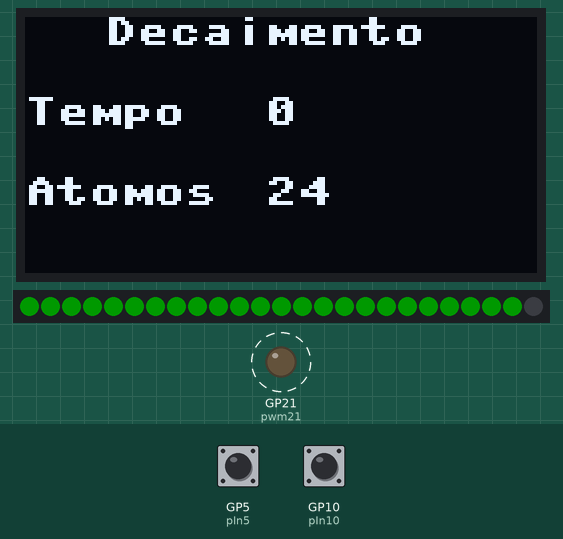
This program was run on a simulated Raspberry Pi Pico running MicroPython. Shown: 128×64 one-colour display, 25 RGB LEDs in strip order, left to right, output pins drawn as LEDs (lit = HIGH). Dashed ring = blinking. The inputs (shaded band) are chosen by the test bench; at power-on: GP5 (pIn5) HIGH, GP10 (pIn10) HIGH. Dim RGB values are drawn brighter than linear; library files of the repository ran but are not shown: ssd1306.py.

Above: at 0.91 s.
1.4 s: GP5 (pIn5) pulled LOW for 0.15 s
At 1.67 s:
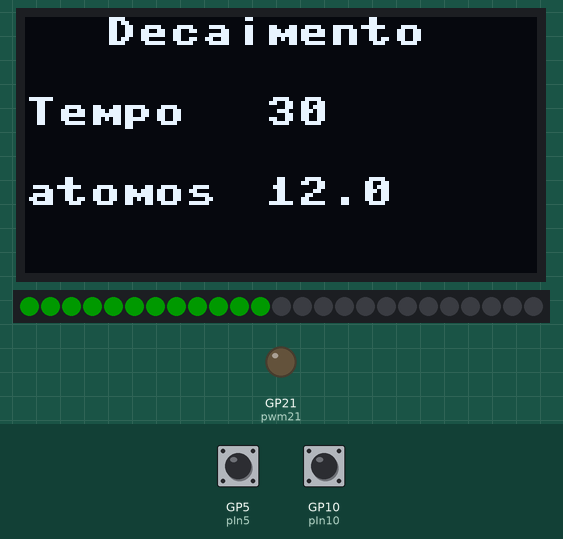
2.1 s: GP10 (pIn10) pulled LOW for 0.15 s
At 2.6 s:
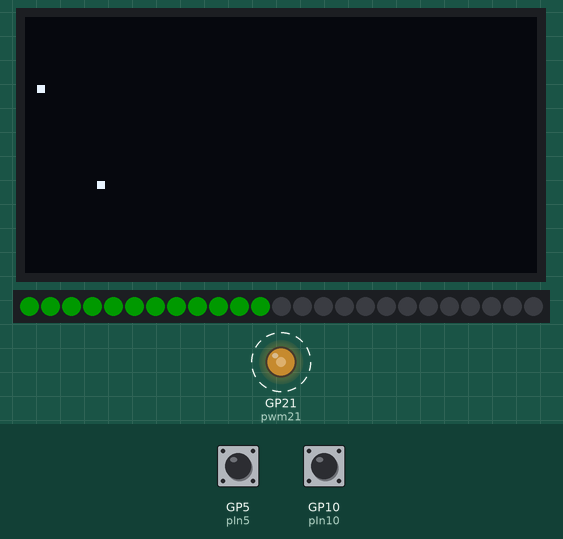
2.8 s: GP5 (pIn5) pulled LOW for 3.2 s
At 7.1 s:
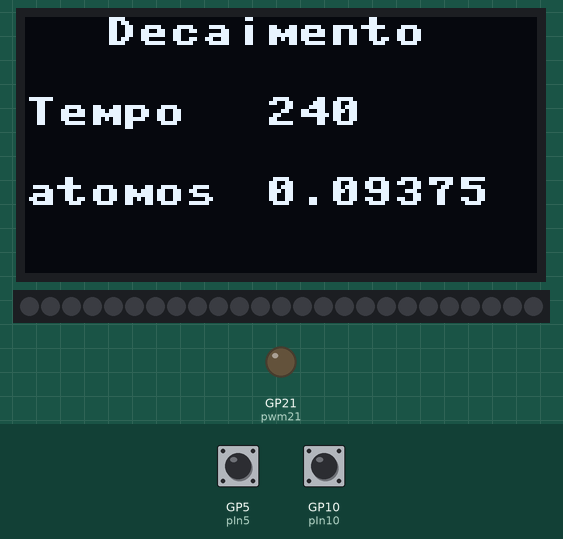
7.5 s: GP10 (pIn10) pulled LOW for 1 s
At 8.6 s:
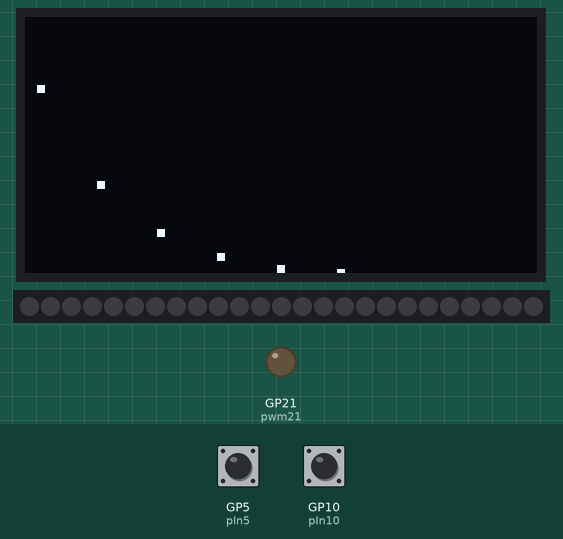
10.0 s: GP5 (pIn5) pulled LOW for 1 s
At 11.6 s:
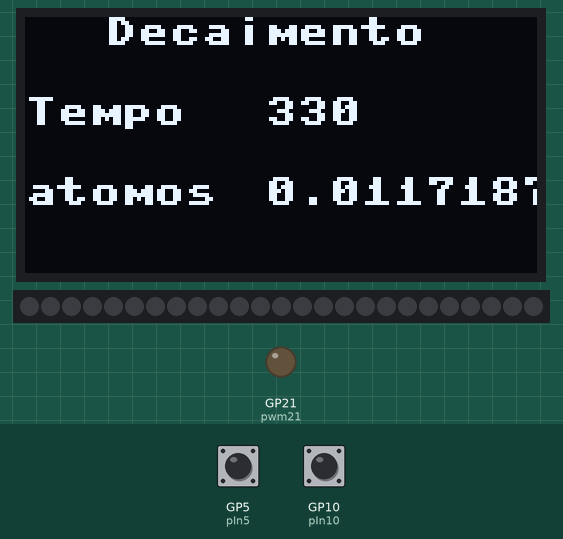
12.5 s: GP5 (pIn5) pulled LOW for 3.2 s
At 16.3 s:
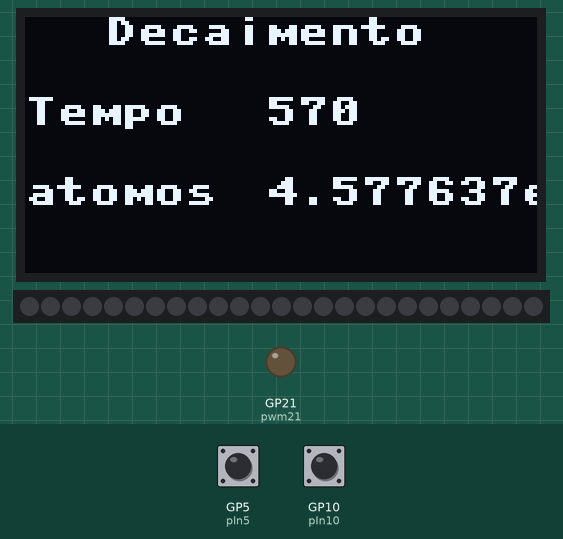
Timing chart, 0 to 17.8 s (numbered marks = the images above; inputs shaded):
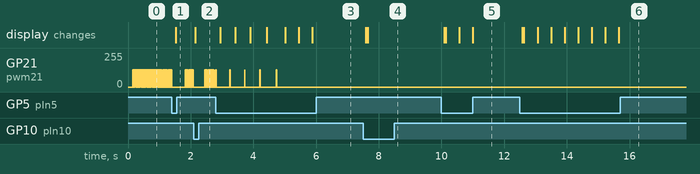

The program:

main.py
```python
from machine import Pin
from machine import I2C
import ssd1306
from time import sleep
import neopixel
from machine import PWM
import time
import math

tempo = None
atomos = None
pin = None
i = None
meia_vida = None
lista_tempo = None
lista_atomos = None
idx = None

pIn5=Pin(5, Pin.IN, Pin.PULL_UP)

pIn10=Pin(10, Pin.IN, Pin.PULL_UP)


tempo = 0
atomos = 24
meia_vida = 30
pin = 7
lista_tempo = []
lista_atomos = []
lista_tempo.append(0)
lista_atomos.append(24)

i2c=I2C(1, scl=Pin(3), sda=Pin(2))
oled_width = 128
oled_height = 64
oled = ssd1306.SSD1306_I2C(oled_width, oled_height, i2c)
oled.fill(0)
oled.text('Decaimento', 20, 0)
oled.show()
oled.text('Tempo', 0, 20)
oled.show()
oled.text((str(tempo) + ''), 60, 20)
oled.show()
oled.text('Atomos', 0, 40)
oled.show()
oled.text((str(atomos) + ''), 60, 40)
oled.show()

np=neopixel.NeoPixel(Pin(pin),25)
for i in range(24):
  np[i]=(0,25,0)
np.write()
pwm21 = PWM(Pin(21))
pwm21.freq(2000)
while True:
  if (pIn5.value()) == 0:
    atomos = atomos / 2
    tempo = tempo + meia_vida
    lista_tempo.append(tempo)
    lista_atomos.append(atomos)
    for i in range(24):
      np[i]=(0,0,0)
    i = 0
    for count in range(int(atomos)):
      np[i]=(0,25,0)
      i = i + 1
    np.write()
    oled.fill(0)
    oled.text('Decaimento', 20, 0)
    oled.show()
    oled.text('Tempo', 0, 20)
    oled.show()
    oled.text((str(tempo) + ''), 60, 20)
    oled.show()
    oled.text('atomos', 0, 40)
    oled.show()
    oled.text((str(atomos) + ''), 60, 40)
    oled.show()
    time.sleep_ms(300)
  if (pIn10.value()) == 0:
    oled.fill(0)
    idx = 0
    for count2 in range(int(len(lista_tempo))):
      oled.text('.', (int((round(lista_tempo[int(idx)] / 2)))), (int((round(60 - lista_atomos[int(idx)] * 2)))))
      oled.show()
      idx = idx + 1
    time.sleep_ms(300)
  if round(atomos) > 0:
    pwm21.duty_u16(32768)
    time.sleep_ms(15)
    pwm21.duty_u16(0)
    time.sleep_ms(int((120 / (atomos + 0.1))))
  time.sleep_ms(10)
```

Measured:
- after the input at 1.4 s, the display: changes after 0.13 s (image 1)
- after the input at 2.1 s, the display: changes after 0.05 s (image 2)
- after the input at 2.8 s, GP21 (pwm21): alternates 128/255 for 0.02 s and 0/255 for 0.47 s, 8 changes in all, then stays 0/255, starting after 0.45 s; the display: first changes after 0.15 s (image 3 shows a later state)
- after the input at 7.5 s, the display: first changes after 0.08 s (image 4 shows a later state)
- after the input at 10.0 s, the display: first changes after 0.08 s (image 5 shows a later state)
- after the input at 12.5 s, the display: first changes after 0.08 s (image 6 shows a later state)
- by itself, GP21 (pwm21): alternates 128/255 for 0.02 s and 0/255 for 0.01 s
